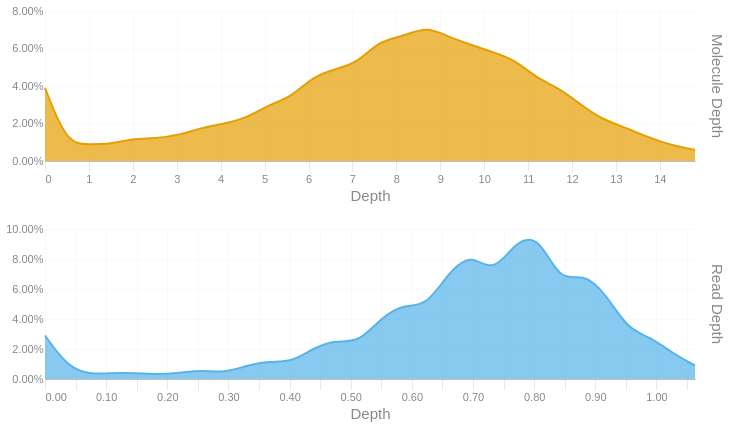

The code cell stored with this chart in its notebook:
### Code cell
readdep = depth_hist(tb['Read Depth'], q99, 3)
readdep = readdep.with_columns(pl.lit('Read Depth').alias('Metric'))
if not SKIPLR:
    moldep = depth_hist(tb['Molecule Depth'], mol_q99, 1)
    moldep = moldep.with_columns(pl.lit('Molecule Depth').alias('Metric'))
    _hist = pl.concat([readdep, moldep])
    _hist = _hist.filter(pl.col('Proportion') != 0)
    with SafeRender(_hist):
        (
            alt.Chart(_hist)        
            .mark_area(interpolate = "basis")
            .encode(
                x=alt.X('Bin:Q').scale(domainMin=0).axis(alt.Axis(title='Depth')),
                y = alt.Y('Proportion:Q', title = None).axis(format = '.2%'),
                color = alt.Color('Metric:N').legend(None),
                row = alt.Row("Metric:N").header(title = None, labelOrient = 'right'),
                tooltip = [
                    alt.Tooltip("Metric:N", title = "Metric"),
                    alt.Tooltip('Interval:N', title = "Depth Interval"),
                    alt.Tooltip('Proportion:Q', title = "% Alignments").format('.2%')
                ]
            )
            .resolve_scale(x='independent', y='independent')
            .properties(
                height = 150, width = 650,
                usermeta={'embedOptions': {'downloadFileName': f'{samplename}.depth.hist'}}
            )
        ).display()
else:
    readdep = readdep.filter(pl.col('Proportion') != 0)
    with SafeRender(readdep):
        (
            alt.Chart(readdep)        
            .mark_area(interpolate = "basis")
            .encode(
                x=alt.X('Bin:Q').scale(domainMin=0).axis(alt.Axis(title='Depth')),
                y = alt.Y('Proportion:Q', title = None).axis(format = '.2%'),
                tooltip = [
                    alt.Tooltip('Interval:N', title = "Depth Interval"),
                    alt.Tooltip('Proportion:Q', title = "% Alignments").format('.2%')
                ]
            )
            .properties(
                usermeta={'embedOptions': {'downloadFileName': f'{samplename}.depth.hist'}}
            )
        ).display()

### Figure 1 — Vega-Lite specification as saved in the notebook (floating-point values rounded to 4 significant figures)
{"width": 650, "height": 150, "config": {"title": {"anchor": "start", "dy": -15, "fontSize": 18, "color": "#888888", "subtitleColor": "#888888", "subtitleFontSize": 14}, "arc": {"fill": "#0072B2"}, "axis": {"domainColor": "#888888", "domainWidth": 0.5, "gridWidth": 0.2, "grid": false, "titleFontWeight": 400, "titleFontSize": 15, "labelFontSize": 11, "labelColor": "#888888", "tickColor": "#888888", "tickWidth": 0.2, "titleColor": "#888888"}, "axisBand": {"grid": false}, "axisX": {"grid": true, "tickSize": 10, "domainCap": "round"}, "axisY": {"domain": false, "grid": true, "tickSize": 0, "domainCap": "round"}, "background": "transparent", "header": {"labelFontSize": 15, "labelColor": "#888888", "titleFontSize": 15, "titleFontWeight": 600, "titleColor": "#888888"}, "legend": {"labelFont": "sans-serif", "labelFontSize": 12, "labelColor": "#888888", "symbolSize": 100, "symbolType": "circle", "titleFontSize": 12, "titlePadding": 10, "titleColor": "#888888", "title": null}, "range": {"category": ["#E69F00", "#56B4E9", "#009E73", "#F0E442", "#0072B2", "#D55E00", "#CC79A7", "#000000"], "diverging": ["#cfe8f3", "#a2d4ec", "#73bfe2", "#46abdb", "#1696d2", "#12719e"]}, "area": {"fill": "#0072B2", "fillOpacity": 0.7, "line": true, "strokeOpacity": 0.7}, "line": {"color": "#0072B2", "stroke": "#0072B2", "strokeWidth": 2}, "trail": {"color": "#0072B2", "stroke": "#0072B2", "strokeWidth": 0, "size": 1}, "point": {"filled": true, "fillOpacity": 1.0, "size": 95}, "text": {"color": "#888888", "fontSize": 11, "align": "right", "fontWeight": 400, "size": 11}, "bar": {"fill": "#0072B2", "stroke": null}, "view": {"stroke": null, "continuousWidth": 660, "continuousHeight": 400}}, "data": {"name": "data-d1f83087a0af0ebb3efb04e2f909621a"}, "mark": {"type": "area", "interpolate": "basis"}, "encoding": {"color": {"field": "Metric", "legend": null, "type": "nominal"}, "row": {"field": "Metric", "header": {"title": null, "labelOrient": "right"}, "type": "nominal"}, "tooltip": [{"field": "Metric", "title": "Metric", "type": "nominal"}, {"field": "Interval", "title": "Depth Interval", "type": "nominal"}, {"field": "Proportion", "format": ".2%", "title": "% Alignments", "type": "quantitative"}], "x": {"axis": {"title": "Depth"}, "field": "Bin", "scale": {"domainMin": 0}, "type": "quantitative"}, "y": {"axis": {"format": ".2%"}, "field": "Proportion", "title": null, "type": "quantitative"}}, "resolve": {"scale": {"x": "independent", "y": "independent"}}, "usermeta": {"embedOptions": {"downloadFileName": "S5_Hudson_1194.depth.hist"}}, "$schema": "https://vega.github.io/schema/vega-lite/v6.1.0.json", "datasets": {"data-d1f83087a0af0ebb3efb04e2f909621a": [{"Bin": 0.0, "Interval": "0.0-0.037", "Proportion": 0.029, "Metric": "Read Depth"}, {"Bin": 0.037, "Interval": "0.037-0.073", "Proportion": 0.008, "Metric": "Read Depth"}, {"Bin": 0.073, "Interval": "0.073-0.11", "Proportion": 0.003, "Metric": "Read Depth"}, {"Bin": 0.11, "Interval": "0.11-0.147", "Proportion": 0.004, "Metric": "Read Depth"}, {"Bin": 0.147, "Interval": "0.147-0.183", "Proportion": 0.004, "Metric": "Read Depth"}, {"Bin": 0.183, "Interval": "0.183-0.22", "Proportion": 0.003, "Metric": "Read Depth"}, {"Bin": 0.22, "Interval": "0.22-0.257", "Proportion": 0.004, "Metric": "Read Depth"}, {"Bin": 0.257, "Interval": "0.257-0.293", "Proportion": 0.006, "Metric": "Read Depth"}, {"Bin": 0.293, "Interval": "0.293-0.33", "Proportion": 0.004, "Metric": "Read Depth"}, {"Bin": 0.33, "Interval": "0.33-0.367", "Proportion": 0.009, "Metric": "Read Depth"}, {"Bin": 0.367, "Interval": "0.367-0.403", "Proportion": 0.012, "Metric": "Read Depth"}, {"Bin": 0.403, "Interval": "0.403-0.44", "Proportion": 0.011, "Metric": "Read Depth"}, {"Bin": 0.44, "Interval": "0.44-0.477", "Proportion": 0.021, "Metric": "Read Depth"}, {"Bin": 0.477, "Interval": "0.477-0.513", "Proportion": 0.026, "Metric": "Read Depth"}, {"Bin": 0.513, "Interval": "0.513-0.55", "Proportion": 0.024, "Metric": "Read Depth"}, {"Bin": 0.55, "Interval": "0.55-0.587", "Proportion": 0.041, "Metric": "Read Depth"}, {"Bin": 0.587, "Interval": "0.587-0.623", "Proportion": 0.05, "Metric": "Read Depth"}, {"Bin": 0.623, "Interval": "0.623-0.66", "Proportion": 0.048, "Metric": "Read Depth"}, {"Bin": 0.66, "Interval": "0.66-0.697", "Proportion": 0.071, "Metric": "Read Depth"}, {"Bin": 0.697, "Interval": "0.697-0.733", "Proportion": 0.084, "Metric": "Read Depth"}, {"Bin": 0.733, "Interval": "0.733-0.77", "Proportion": 0.07, "Metric": "Read Depth"}, {"Bin": 0.77, "Interval": "0.77-0.807", "Proportion": 0.092, "Metric": "Read Depth"}, {"Bin": 0.807, "Interval": "0.807-0.843", "Proportion": 0.096, "Metric": "Read Depth"}, {"Bin": 0.843, "Interval": "0.843-0.88", "Proportion": 0.064, "Metric": "Read Depth"}, {"Bin": 0.88, "Interval": "0.88-0.917", "Proportion": 0.071, "Metric": "Read Depth"}, {"Bin": 0.917, "Interval": "0.917-0.953", "Proportion": 0.057, "Metric": "Read Depth"}, {"Bin": 0.953, "Interval": "0.953-0.99", "Proportion": 0.033, "Metric": "Read Depth"}, {"Bin": 0.99, "Interval": "0.99-1.027", "Proportion": 0.028, "Metric": "Read Depth"}, {"Bin": 1.027, "Interval": "1.027-1.063", "Proportion": 0.017, "Metric": "Read Depth"}, {"Bin": 1.063, "Interval": "1.063-1.1", "Proportion": 0.009, "Metric": "Read Depth"}, {"Bin": 0.0, "Interval": "0.0-0.5", "Proportion": 0.039, "Metric": "Molecule Depth"}, {"Bin": 0.5, "Interval": "0.5-1.0", "Proportion": 0.009, "Metric": "Molecule Depth"}, {"Bin": 1.0, "Interval": "1.0-1.5", "Proportion": 0.009, "Metric": "Molecule Depth"}, {"Bin": 1.5, "Interval": "1.5-2.0", "Proportion": 0.009, "Metric": "Molecule Depth"}, {"Bin": 2.0, "Interval": "2.0-2.5", "Proportion": 0.012, "Metric": "Molecule Depth"}, {"Bin": 2.5, "Interval": "2.5-3.1", "Proportion": 0.012, "Metric": "Molecule Depth"}, {"Bin": 3.1, "Interval": "3.1-3.6", "Proportion": 0.014, "Metric": "Molecule Depth"}, {"Bin": 3.6, "Interval": "3.6-4.1", "Proportion": 0.018, "Metric": "Molecule Depth"}, {"Bin": 4.1, "Interval": "4.1-4.6", "Proportion": 0.02, "Metric": "Molecule Depth"}, {"Bin": 4.6, "Interval": "4.6-5.1", "Proportion": 0.023, "Metric": "Molecule Depth"}, {"Bin": 5.1, "Interval": "5.1-5.6", "Proportion": 0.03, "Metric": "Molecule Depth"}, {"Bin": 5.6, "Interval": "5.6-6.1", "Proportion": 0.034, "Metric": "Molecule Depth"}, {"Bin": 6.1, "Interval": "6.1-6.6", "Proportion": 0.045, "Metric": "Molecule Depth"}, {"Bin": 6.6, "Interval": "6.6-7.1", "Proportion": 0.049, "Metric": "Molecule Depth"}, {"Bin": 7.1, "Interval": "7.1-7.6", "Proportion": 0.052, "Metric": "Molecule Depth"}, {"Bin": 7.6, "Interval": "7.6-8.1", "Proportion": 0.064, "Metric": "Molecule Depth"}, {"Bin": 8.1, "Interval": "8.1-8.7", "Proportion": 0.066, "Metric": "Molecule Depth"}, {"Bin": 8.7, "Interval": "8.7-9.2", "Proportion": 0.072, "Metric": "Molecule Depth"}, {"Bin": 9.2, "Interval": "9.2-9.7", "Proportion": 0.066, "Metric": "Molecule Depth"}, {"Bin": 9.7, "Interval": "9.7-10.2", "Proportion": 0.062, "Metric": "Molecule Depth"}, {"Bin": 10.2, "Interval": "10.2-10.7", "Proportion": 0.058, "Metric": "Molecule Depth"}, {"Bin": 10.7, "Interval": "10.7-11.2", "Proportion": 0.054, "Metric": "Molecule Depth"}, {"Bin": 11.2, "Interval": "11.2-11.7", "Proportion": 0.044, "Metric": "Molecule Depth"}, {"Bin": 11.7, "Interval": "11.7-12.2", "Proportion": 0.039, "Metric": "Molecule Depth"}, {"Bin": 12.2, "Interval": "12.2-12.7", "Proportion": 0.03, "Metric": "Molecule Depth"}, {"Bin": 12.7, "Interval": "12.7-13.2", "Proportion": 0.022, "Metric": "Molecule Depth"}, {"Bin": 13.2, "Interval": "13.2-13.7", "Proportion": 0.018, "Metric": "Molecule Depth"}, {"Bin": 13.7, "Interval": "13.7-14.3", "Proportion": 0.013, "Metric": "Molecule Depth"}, {"Bin": 14.3, "Interval": "14.3-14.8", "Proportion": 0.008, "Metric": "Molecule Depth"}, {"Bin": 14.8, "Interval": "14.8-15.27", "Proportion": 0.006, "Metric": "Molecule Depth"}]}}
